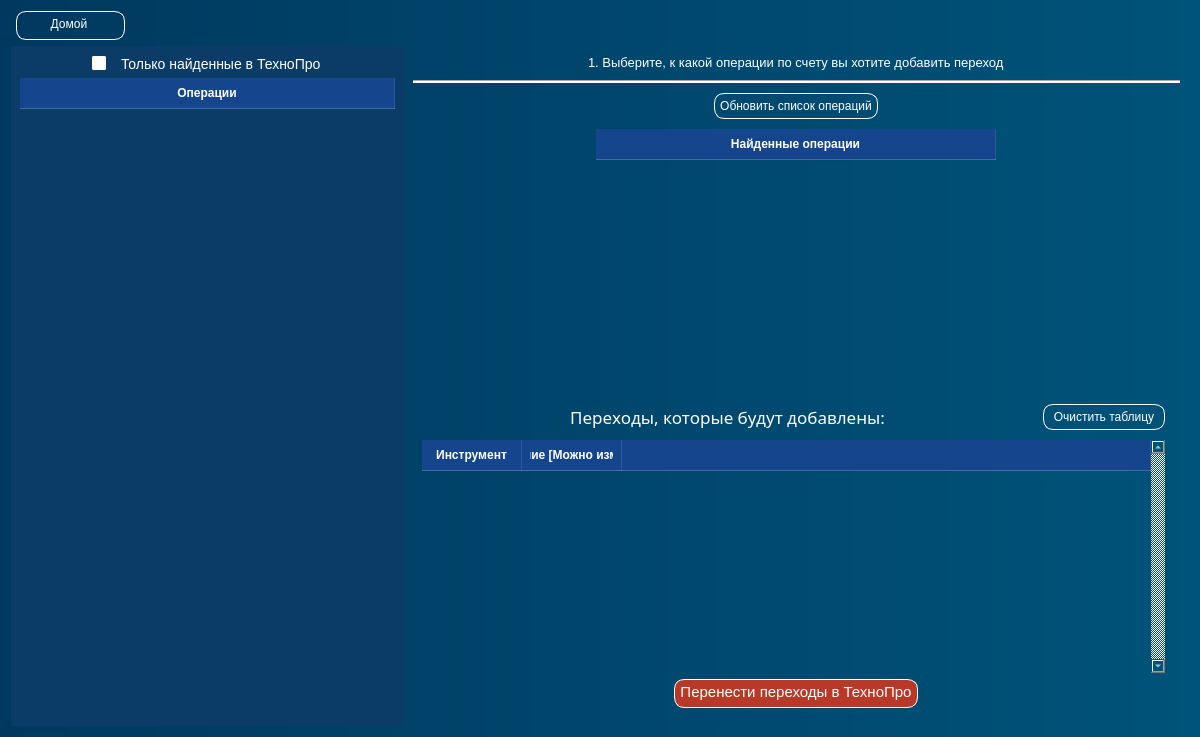
<?xml version="1.0" encoding="UTF-8"?>
<ui version="4.0">
 <class>PageSborka</class>
 <widget class="QWidget" name="PageSborka">
  <property name="geometry">
   <rect>
    <x>0</x>
    <y>0</y>
    <width>1200</width>
    <height>737</height>
   </rect>
  </property>
  <property name="minimumSize">
   <size>
    <width>1000</width>
    <height>700</height>
   </size>
  </property>
  <property name="windowTitle">
   <string>Прочие операции</string>
  </property>
  <property name="styleSheet">
   <string notr="true">color: white;
background-color: qlineargradient(spread:pad, x1:0, y1:0, x2:1, y2:0, stop:0 rgb(0, 57, 95), stop:1 rgb(0, 83, 122))</string>
  </property>
  <layout class="QVBoxLayout" name="verticalLayout_3">
   <item>
    <layout class="QHBoxLayout" name="horizontalLayout_6">
     <property name="leftMargin">
      <number>5</number>
     </property>
     <property name="topMargin">
      <number>0</number>
     </property>
     <property name="rightMargin">
      <number>5</number>
     </property>
     <item alignment="Qt::AlignmentFlag::AlignLeft">
      <widget class="QPushButton" name="btn_home_1">
       <property name="cursor">
        <cursorShape>PointingHandCursor</cursorShape>
       </property>
       <property name="styleSheet">
        <string notr="true">QPushButton {
	border: 1px solid;
	border-color: white;
	border-radius: 10px;
	height: 20px;
	width: 100px;
	background-color: none;
	padding: 2 5 5 2;
}
QPushButton:hover {
	background-color: rgb(0, 111, 171)
}
QPushButton:pressed {
	background-color: rgb(0, 53, 93)
}</string>
       </property>
       <property name="text">
        <string>Домой</string>
       </property>
      </widget>
     </item>
    </layout>
   </item>
   <item>
    <layout class="QHBoxLayout" name="horizontalLayout">
     <property name="spacing">
      <number>0</number>
     </property>
     <property name="rightMargin">
      <number>0</number>
     </property>
     <item>
      <widget class="QWidget" name="widget" native="true">
       <property name="sizePolicy">
        <sizepolicy hsizetype="Preferred" vsizetype="Preferred">
         <horstretch>2</horstretch>
         <verstretch>0</verstretch>
        </sizepolicy>
       </property>
       <property name="styleSheet">
        <string notr="true">background: rgb(11, 59, 103)</string>
       </property>
       <layout class="QVBoxLayout" name="verticalLayout">
        <item alignment="Qt::AlignmentFlag::AlignHCenter">
         <widget class="QCheckBox" name="checkBox_only_find">
          <property name="cursor">
           <cursorShape>PointingHandCursor</cursorShape>
          </property>
          <property name="styleSheet">
           <string notr="true">QCheckBox::indicator {
  width: 10px;          
  height: 10px;         
  border: 2px solid white;         
  border-radius: 2px; /* Скругленные углы */          
  background-color: #FFFFFF;      
}
QCheckBox {
	spacing: 15px; /* Расстояние между квадратиком и текстом */          
	border: none;	
	color: rgb(255, 255, 255) ;	
	background: none;
	font-size: 14px;
	margin-right: 0px
}
QCheckBox::indicator:checked {
  width: 10px;          
  height: 10px;         
  border: 2px solid white;         
  border-radius: 2px; /* Скругленные углы */          
  background-color: rgb(77, 77, 77);    
}
QCheckBox::indicator:hover {
  width: 10px;          
  height: 10px;         
  border: 2px solid rgb(136, 136, 136);         
  border-radius: 2px; /* Скругленные углы */          
  background-color: rgb(77, 77, 77);         
}
QCheckBox::indicator:disabled {
  width: 10px;          
  height: 10px;         
  border: 2px solid rgb(136, 136, 136);         
  border-radius: 2px; /* Скругленные углы */          
  background-color: rgb(86, 86, 86);         
}</string>
          </property>
          <property name="text">
           <string>Только найденные в ТехноПро</string>
          </property>
         </widget>
        </item>
        <item>
         <widget class="QTableWidget" name="tableWidget_operations">
          <property name="styleSheet">
           <string notr="true">/* Сам виджет — прозрачный фон */
QTableWidget {
    background: transparent;
    border: none;
    color: rgba(255, 255, 255, 80);
	gridline-color: rgba(255, 255, 255, 0);
    selection-background-color: rgba(255, 255, 255, 0);
    selection-color: #ffffff;
}

/* Ячейки — без фона, белый текст */
QTableWidget::item {
    background: transparent;
    border: none;
	border-bottom: 1px solid rgba(255, 255, 255, 0.36)

}

QTableWidget::item:hover {
    background: rgba(255, 255, 255, 0.08);
}

QTableWidget::item:selected {
    background: rgba(255, 255, 255, 0.2);
    color: #ffffff;
}

/* Заголовки — ЕДИНСТВЕННОЕ место с фоном */
QHeaderView::section {
    background-color: rgb(21, 69, 140);
    color: #ffffff;
    padding: 6px 8px;
    border: none;
    border-right: 1px solid rgba(255, 255, 255, 0.1);
    border-bottom: 1px solid rgba(255, 255, 255, 0.2);
    font-weight: bold;
}

QHeaderView::section:hover {
    background-color: #3a3a3a;
}

/* Угловая кнопка (пересечение заголовков) */
QTableCornerButton::section {
    background-color:  rgb(21, 69, 140);
    border: none;
    border-right: 1px solid rgba(255, 255, 255, 0.1);
    border-bottom: 1px solid rgba(255, 255, 255, 0.2);
}

/* Скроллбары — минимально, чтобы не мешали */
QTableWidget QScrollBar:vertical {
    background: transparent;
    width: 8px;
}

QTableWidget QScrollBar::handle:vertical {
    background: rgba(255, 255, 255, 0.3);
    border-radius: 4px;
    min-height: 20px;
}

QTableWidget QScrollBar::handle:vertical:hover {
    background: rgba(255, 255, 255, 0.5);
}

QTableWidget QScrollBar::add-line:vertical,
QTableWidget QScrollBar::sub-line:vertical,
QTableWidget QScrollBar::add-page:vertical,
QTableWidget QScrollBar::sub-page:vertical {
    background: transparent;
    height: 0px;
}

QTableWidget QScrollBar:horizontal {
    background: transparent;
    height: 8px;
}

QTableWidget QScrollBar::handle:horizontal {
    background: rgba(255, 255, 255, 0.3);
    border-radius: 4px;
    min-width: 20px;
}

QTableWidget QScrollBar::handle:horizontal:hover {
    background: rgba(255, 255, 255, 0.5);
}

QTableWidget QScrollBar::add-line:horizontal,
QTableWidget QScrollBar::sub-line:horizontal,
QTableWidget QScrollBar::add-page:horizontal,
QTableWidget QScrollBar::sub-page:horizontal {
    background: transparent;
    width: 0px;
}
QPushButton {
	border: 1px solid white;
	margin-top: 25px;
	margin-bottom: 25px;
	margin-left: 20px;
	margin-right: 20px;
	border-radius: 8px;
}
QPushButton:hover {
	border: 2px solid white;
	background: rgb(15, 65, 159)
}</string>
          </property>
          <attribute name="horizontalHeaderMinimumSectionSize">
           <number>100</number>
          </attribute>
          <attribute name="horizontalHeaderDefaultSectionSize">
           <number>130</number>
          </attribute>
          <attribute name="horizontalHeaderStretchLastSection">
           <bool>true</bool>
          </attribute>
          <attribute name="verticalHeaderVisible">
           <bool>false</bool>
          </attribute>
          <attribute name="verticalHeaderMinimumSectionSize">
           <number>30</number>
          </attribute>
          <attribute name="verticalHeaderDefaultSectionSize">
           <number>30</number>
          </attribute>
          <column>
           <property name="text">
            <string>Операции</string>
           </property>
          </column>
         </widget>
        </item>
       </layout>
      </widget>
     </item>
     <item>
      <widget class="QWidget" name="widget_2" native="true">
       <property name="sizePolicy">
        <sizepolicy hsizetype="Preferred" vsizetype="Preferred">
         <horstretch>4</horstretch>
         <verstretch>0</verstretch>
        </sizepolicy>
       </property>
       <property name="styleSheet">
        <string notr="true">background: rgba(255, 255, 255, 0)</string>
       </property>
       <layout class="QVBoxLayout" name="verticalLayout_2">
        <property name="spacing">
         <number>10</number>
        </property>
        <item alignment="Qt::AlignmentFlag::AlignHCenter">
         <widget class="QLabel" name="label">
          <property name="font">
           <font>
            <pointsize>10</pointsize>
           </font>
          </property>
          <property name="text">
           <string>1. Выберите, к какой операции по счету вы хотите добавить переход</string>
          </property>
         </widget>
        </item>
        <item>
         <widget class="Line" name="line">
          <property name="styleSheet">
           <string notr="true">background: rgb(255, 255, 255)</string>
          </property>
          <property name="orientation">
           <enum>Qt::Orientation::Horizontal</enum>
          </property>
         </widget>
        </item>
        <item alignment="Qt::AlignmentFlag::AlignHCenter">
         <widget class="QPushButton" name="btn_update_table">
          <property name="cursor">
           <cursorShape>PointingHandCursor</cursorShape>
          </property>
          <property name="styleSheet">
           <string notr="true">QPushButton {
	border: 1px solid;
	border-color: white;
	border-radius: 10px;
	height: 20px;
	background-color: none;
	padding: 2 5 2 5
}
QPushButton:hover {
	background-color: rgb(0, 111, 171)
}
QPushButton:pressed {
	background-color: rgb(0, 53, 93)
}</string>
          </property>
          <property name="text">
           <string>Обновить список операций</string>
          </property>
         </widget>
        </item>
        <item alignment="Qt::AlignmentFlag::AlignHCenter">
         <widget class="QTableWidget" name="tableWidget_find_operations">
          <property name="sizePolicy">
           <sizepolicy hsizetype="Expanding" vsizetype="Expanding">
            <horstretch>2</horstretch>
            <verstretch>2</verstretch>
           </sizepolicy>
          </property>
          <property name="minimumSize">
           <size>
            <width>400</width>
            <height>0</height>
           </size>
          </property>
          <property name="styleSheet">
           <string notr="true">/* Сам виджет — прозрачный фон */
QTableWidget {
    background: transparent;
    border: none;
    color: rgb(255, 255, 255);
	gridline-color: rgba(255, 255, 255, 0);
    selection-background-color: rgba(255, 255, 255, 0);
    selection-color: #ffffff;
}

/* Ячейки — без фона, белый текст */
QTableWidget::item {
    background: transparent;
    border: none;
	border-bottom: 1px solid rgba(255, 255, 255, 0.36)

}

QTableWidget::item:hover {
    background: rgba(255, 255, 255, 0.08);
}

QTableWidget::item:selected {
    background: rgba(255, 255, 255, 0.2);
    color: #ffffff;
}

/* Заголовки — ЕДИНСТВЕННОЕ место с фоном */
QHeaderView::section {
    background-color: rgb(21, 69, 140);
    color: #ffffff;
    padding: 6px 8px;
    border: none;
    border-right: 1px solid rgba(255, 255, 255, 0.1);
    border-bottom: 1px solid rgba(255, 255, 255, 0.2);
    font-weight: bold;
}

QHeaderView::section:hover {
    background-color: #3a3a3a;
}

/* Угловая кнопка (пересечение заголовков) */
QTableCornerButton::section {
    background-color:  rgb(21, 69, 140);
    border: none;
    border-right: 1px solid rgba(255, 255, 255, 0.1);
    border-bottom: 1px solid rgba(255, 255, 255, 0.2);
}

/* Скроллбары — минимально, чтобы не мешали */
QTableWidget QScrollBar:vertical {
    background: transparent;
    width: 8px;
}

QTableWidget QScrollBar::handle:vertical {
    background: rgba(255, 255, 255, 0.3);
    border-radius: 4px;
    min-height: 20px;
}

QTableWidget QScrollBar::handle:vertical:hover {
    background: rgba(255, 255, 255, 0.5);
}

QTableWidget QScrollBar::add-line:vertical,
QTableWidget QScrollBar::sub-line:vertical,
QTableWidget QScrollBar::add-page:vertical,
QTableWidget QScrollBar::sub-page:vertical {
    background: transparent;
    height: 0px;
}

QTableWidget QScrollBar:horizontal {
    background: transparent;
    height: 8px;
}

QTableWidget QScrollBar::handle:horizontal {
    background: rgba(255, 255, 255, 0.3);
    border-radius: 4px;
    min-width: 20px;
}

QTableWidget QScrollBar::handle:horizontal:hover {
    background: rgba(255, 255, 255, 0.5);
}

QTableWidget QScrollBar::add-line:horizontal,
QTableWidget QScrollBar::sub-line:horizontal,
QTableWidget QScrollBar::add-page:horizontal,
QTableWidget QScrollBar::sub-page:horizontal {
    background: transparent;
    width: 0px;
}
QPushButton {
	border: 1px solid white;
	margin-top: 25px;
	margin-bottom: 25px;
	margin-left: 20px;
	margin-right: 20px;
	border-radius: 8px;
}
QPushButton:hover {
	border: 2px solid white;
	background: rgb(15, 65, 159)
}</string>
          </property>
          <attribute name="horizontalHeaderStretchLastSection">
           <bool>true</bool>
          </attribute>
          <attribute name="verticalHeaderStretchLastSection">
           <bool>false</bool>
          </attribute>
          <column>
           <property name="text">
            <string>Найденные операции</string>
           </property>
          </column>
         </widget>
        </item>
        <item>
         <widget class="QWidget" name="widget_4" native="true">
          <property name="sizePolicy">
           <sizepolicy hsizetype="Preferred" vsizetype="Preferred">
            <horstretch>0</horstretch>
            <verstretch>3</verstretch>
           </sizepolicy>
          </property>
          <property name="styleSheet">
           <string notr="true"/>
          </property>
          <layout class="QVBoxLayout" name="verticalLayout_6">
           <item>
            <layout class="QVBoxLayout" name="verticalLayout_4">
             <property name="spacing">
              <number>10</number>
             </property>
             <property name="leftMargin">
              <number>0</number>
             </property>
             <property name="topMargin">
              <number>0</number>
             </property>
             <property name="rightMargin">
              <number>6</number>
             </property>
             <item>
              <widget class="QLabel" name="text_info">
               <property name="font">
                <font>
                 <pointsize>10</pointsize>
                </font>
               </property>
               <property name="styleSheet">
                <string notr="true">background:none;
color: rgb(255, 85, 85);</string>
               </property>
               <property name="text">
                <string/>
               </property>
               <property name="alignment">
                <set>Qt::AlignmentFlag::AlignCenter</set>
               </property>
              </widget>
             </item>
             <item>
              <layout class="QHBoxLayout" name="horizontalLayout_2">
               <property name="topMargin">
                <number>0</number>
               </property>
               <item>
                <widget class="QLabel" name="label_6">
                 <property name="sizePolicy">
                  <sizepolicy hsizetype="Preferred" vsizetype="Preferred">
                   <horstretch>3</horstretch>
                   <verstretch>0</verstretch>
                  </sizepolicy>
                 </property>
                 <property name="font">
                  <font>
                   <family>Onyx</family>
                   <pointsize>13</pointsize>
                  </font>
                 </property>
                 <property name="styleSheet">
                  <string notr="true">background-color: none</string>
                 </property>
                 <property name="text">
                  <string>Переходы, которые будут добавлены:</string>
                 </property>
                 <property name="alignment">
                  <set>Qt::AlignmentFlag::AlignCenter</set>
                 </property>
                </widget>
               </item>
               <item>
                <widget class="QPushButton" name="btn_clear_table">
                 <property name="cursor">
                  <cursorShape>PointingHandCursor</cursorShape>
                 </property>
                 <property name="styleSheet">
                  <string notr="true">QPushButton {
	border: 1px solid;
	border-color: white;
	border-radius: 10px;
	height: 20px;
	width: 110px;
	background-color: none;
	padding: 2 5 2 5
}
QPushButton:hover {
	background-color: rgb(0, 111, 171)
}
QPushButton:pressed {
	background-color: rgb(0, 53, 93)
}</string>
                 </property>
                 <property name="text">
                  <string>Очистить таблицу</string>
                 </property>
                </widget>
               </item>
              </layout>
             </item>
             <item>
              <widget class="QTableWidget" name="table_widget_sborka">
               <property name="sizePolicy">
                <sizepolicy hsizetype="Expanding" vsizetype="Expanding">
                 <horstretch>0</horstretch>
                 <verstretch>0</verstretch>
                </sizepolicy>
               </property>
               <property name="minimumSize">
                <size>
                 <width>0</width>
                 <height>100</height>
                </size>
               </property>
               <property name="font">
                <font>
                 <pointsize>10</pointsize>
                </font>
               </property>
               <property name="styleSheet">
                <string notr="true">/* Сам виджет — прозрачный фон */
QTableWidget {
    background: transparent;
    border: none;
    color: #ffffff;
    gridline-color: rgba(255, 255, 255, 0.15);
    selection-background-color: rgba(255, 255, 255, 0.25);
    selection-color: #ffffff;
}

/* Ячейки — без фона, белый текст */
QTableWidget::item {
    background: transparent;
    color: #ffffff;
    padding: 4px 6px;
    border: none;
	border-left: 1px solid rgba(255, 255, 255, 0.15);
	border-bottom: 1px solid rgba(255, 255, 255, 0.15)

}

QTableWidget::item:hover {
    background: rgba(255, 255, 255, 0.08);
}

QTableWidget::item:selected {
    background: rgba(255, 255, 255, 0.2);
    color: #ffffff;
}

/* Заголовки — ЕДИНСТВЕННОЕ место с фоном */
QHeaderView::section {
    background-color: rgb(21, 69, 140);
    color: #ffffff;
    padding: 6px 8px;
    border: none;
    border-right: 1px solid rgba(255, 255, 255, 0.1);
    border-bottom: 1px solid rgba(255, 255, 255, 0.2);
    font-weight: bold;
}

QHeaderView::section:hover {
    background-color: #3a3a3a;
}

/* Угловая кнопка (пересечение заголовков) */
QTableCornerButton::section {
    background-color:  rgb(21, 69, 140);
    border: none;
    border-right: 1px solid rgba(255, 255, 255, 0.1);
    border-bottom: 1px solid rgba(255, 255, 255, 0.2);
}

/* Скроллбары — минимально, чтобы не мешали */
QTableWidget QScrollBar:vertical {
    background: transparent;
    width: 8px;
}

QTableWidget QScrollBar::handle:vertical {
    background: rgba(255, 255, 255, 0.3);
    border-radius: 4px;
    min-height: 20px;
}

QTableWidget QScrollBar::handle:vertical:hover {
    background: rgba(255, 255, 255, 0.5);
}

QTableWidget QScrollBar::add-line:vertical,
QTableWidget QScrollBar::sub-line:vertical,
QTableWidget QScrollBar::add-page:vertical,
QTableWidget QScrollBar::sub-page:vertical {
    background: transparent;
    height: 0px;
}

QTableWidget QScrollBar:horizontal {
    background: transparent;
    height: 8px;
}

QTableWidget QScrollBar::handle:horizontal {
    background: rgba(255, 255, 255, 0.3);
    border-radius: 4px;
    min-width: 20px;
}

QTableWidget QScrollBar::handle:horizontal:hover {
    background: rgba(255, 255, 255, 0.5);
}

QTableWidget QScrollBar::add-line:horizontal,
QTableWidget QScrollBar::sub-line:horizontal,
QTableWidget QScrollBar::add-page:horizontal,
QTableWidget QScrollBar::sub-page:horizontal {
    background: transparent;
    width: 0px;
}
QPushButton {
	border: 1px solid white;
	margin-top: 25px;
	margin-bottom: 25px;
	margin-left: 20px;
	margin-right: 20px;
	border-radius: 8px;
}
QPushButton:hover {
	border: 2px solid white;
	background: rgb(15, 65, 159)
}</string>
               </property>
               <property name="verticalScrollBarPolicy">
                <enum>Qt::ScrollBarPolicy::ScrollBarAlwaysOn</enum>
               </property>
               <property name="horizontalScrollBarPolicy">
                <enum>Qt::ScrollBarPolicy::ScrollBarAlwaysOff</enum>
               </property>
               <property name="autoScroll">
                <bool>false</bool>
               </property>
               <property name="showGrid">
                <bool>true</bool>
               </property>
               <property name="rowCount">
                <number>0</number>
               </property>
               <property name="columnCount">
                <number>3</number>
               </property>
               <attribute name="horizontalHeaderVisible">
                <bool>true</bool>
               </attribute>
               <attribute name="horizontalHeaderStretchLastSection">
                <bool>true</bool>
               </attribute>
               <attribute name="verticalHeaderVisible">
                <bool>false</bool>
               </attribute>
               <attribute name="verticalHeaderMinimumSectionSize">
                <number>90</number>
               </attribute>
               <attribute name="verticalHeaderDefaultSectionSize">
                <number>100</number>
               </attribute>
               <attribute name="verticalHeaderShowSortIndicator" stdset="0">
                <bool>false</bool>
               </attribute>
               <attribute name="verticalHeaderStretchLastSection">
                <bool>false</bool>
               </attribute>
               <column>
                <property name="text">
                 <string>Инструмент</string>
                </property>
               </column>
               <column>
                <property name="text">
                 <string>Описание [Можно изменять]</string>
                </property>
               </column>
               <column>
                <property name="text">
                 <string/>
                </property>
               </column>
              </widget>
             </item>
            </layout>
           </item>
           <item alignment="Qt::AlignmentFlag::AlignHCenter">
            <widget class="QPushButton" name="btn_save_and_export">
             <property name="maximumSize">
              <size>
               <width>16777215</width>
               <height>16777215</height>
              </size>
             </property>
             <property name="font">
              <font>
               <pointsize>11</pointsize>
              </font>
             </property>
             <property name="cursor">
              <cursorShape>PointingHandCursor</cursorShape>
             </property>
             <property name="styleSheet">
              <string notr="true">QPushButton {
	border: 1px solid;
	border-color: white;
	border-radius: 10px;
	height: 20px;	
	background-color: rgb(185, 57, 41);
	padding: 2 5 5 5;
	font-size: 11pt;
}
QPushButton:hover {
	background-color: rgb(0, 111, 171)
}
QPushButton:pressed {
	background-color: rgb(0, 53, 93)
}</string>
             </property>
             <property name="text">
              <string>Перенести переходы в ТехноПро</string>
             </property>
            </widget>
           </item>
          </layout>
         </widget>
        </item>
       </layout>
      </widget>
     </item>
    </layout>
   </item>
  </layout>
 </widget>
 <resources/>
 <connections/>
</ui>
